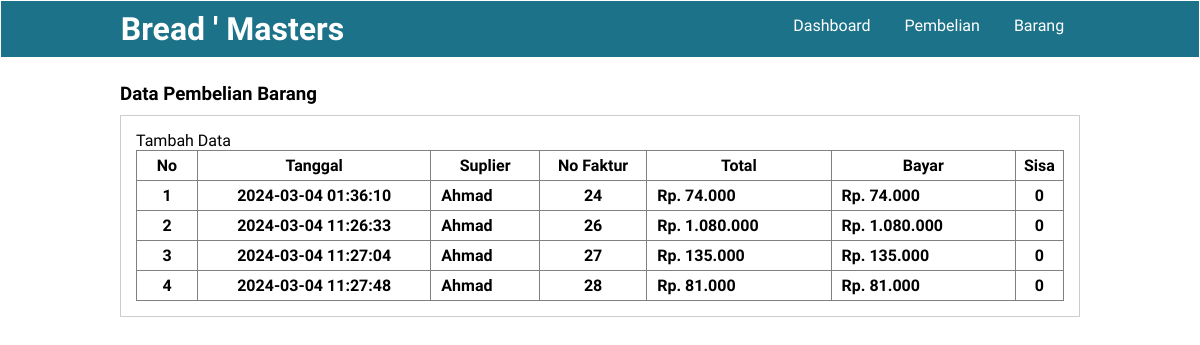
The page /pembelian.php (signed in) on the database as committed earlier.
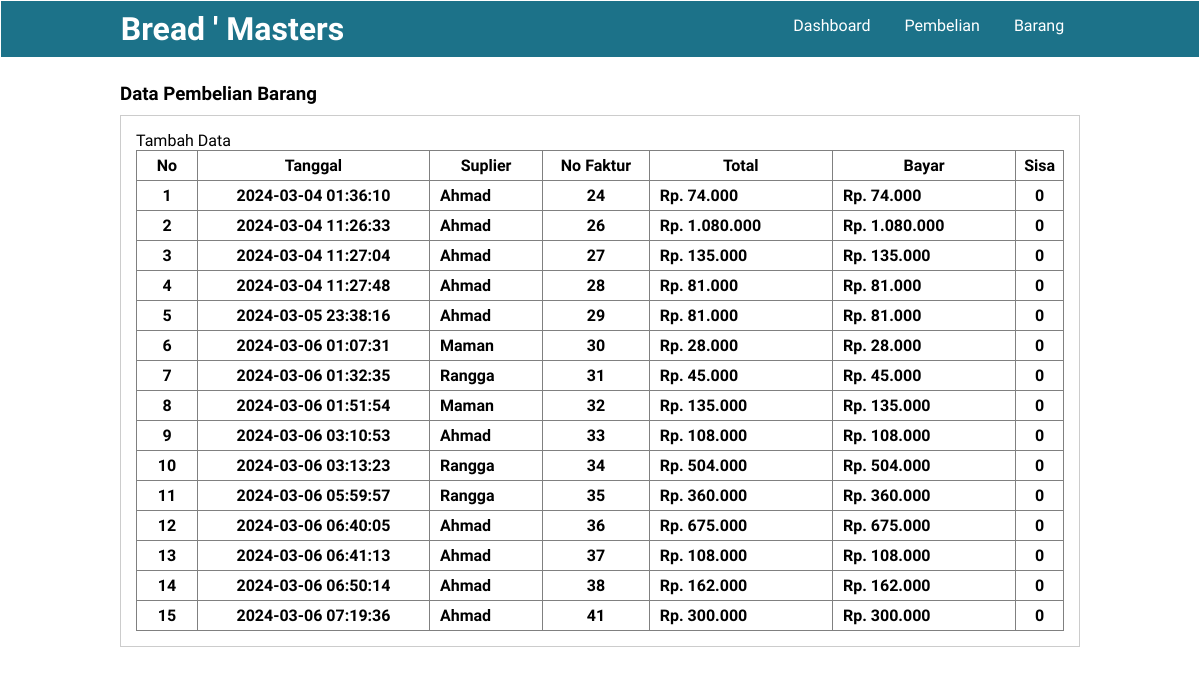
The same page on the database as committed later.
### tables this page shows
CREATE TABLE `pembelian` (
  `no_faktur` int(11) NOT NULL,
  `id_pembelian` int(11) NOT NULL,
  `id_toko` int(11) NOT NULL,
  `id_user` int(11) NOT NULL,
  `tanggal_pembelian` date NOT NULL,
  `qty` int(11) NOT NULL,
  `id_suplier` varchar(255) NOT NULL,
  `total` int(11) NOT NULL,
  `bayar` int(11) NOT NULL,
  `sisa` int(11) NOT NULL,
  `keterangan` varchar(100) NOT NULL,
  `created_at` timestamp NOT NULL DEFAULT current_timestamp() ON UPDATE current_timestamp()
);

### pembelian.php (the view, shortened to what this page needs)
<?php
     include "koneksi.php";
    $query = mysqli_query($conn,'SELECT * FROM pembelian');
?>
<!DOCTYPE html>
<html lang="en">
<head>
    <link rel="stylesheet" href="dekorasi.css">
</head>
<body>
    <header>
        <div class="container">
        <h1>Bread ' Masters</h1>
        <ul>
            <li><a href="dashboard.php">Dashboard</a></li>
            <li><a href="pembelian.php">Pembelian</a></li>
            <li><a href="data_barang.php">Barang</a></li>
        </ul>
        </div>
    </header>
    <div class="section">
        <div class="container">
            <h3>Data Pembelian Barang</h3>
            <div class="box">
                <p><a href="tambah_pembelian.php">Tambah Data</a></p>
                <table border="1" cellspacing="0" class="table">
                    <thead>
                        <tr>
                            <th width="60px">No</th>
                            <th>Tanggal</th>
                            <th>Suplier</th>
                            <th>No Faktur</th>
                            <th>Total</th>
                            <th>Bayar</th>
                            <th>Sisa</th>
                        </tr>
                    </thead>
                    <tbody>
                    <?php
                    $no = 1;
                    while($pembelian = mysqli_fetch_assoc($query)):?>
                        <tr>
                        <th><?php echo $no++ ?></th>
                        <th><?php echo $pembelian["created_at"] ?></th>
                        <td style="font-weight:600;"><?php echo $pembelian["id_suplier"] ?></td>
                        <th><?php echo $pembelian["no_faktur"] ?></th>
                        <td style="font-weight:600;">Rp. <?= number_format($pembelian["total"], 0, ', ', '.')  ?></td>
                        <td style="font-weight:600;">Rp. <?= number_format($pembelian["bayar"], 0, ', ', '.')  ?></td>
                        <th><?php echo $pembelian["sisa"] ?></th>
                        </tr>
                    <?php endwhile ?>
</tbody>
</body>
</html>

Rows that differ between the two databases and show on the page:
added pembelian: created_at "2024-03-05 23:38:16", id_suplier "Ahmad", no_faktur "29", total "81.000", bayar "81.000", sisa "0"
added pembelian: created_at "2024-03-06 01:07:31", id_suplier "Maman", no_faktur "30", total "28.000", bayar "28.000", sisa "0"
added pembelian: created_at "2024-03-06 01:32:35", id_suplier "Rangga", no_faktur "31", total "45.000", bayar "45.000", sisa "0"
added pembelian: created_at "2024-03-06 01:51:54", id_suplier "Maman", no_faktur "32", total "135.000", bayar "135.000", sisa "0"
added pembelian: created_at "2024-03-06 03:10:53", id_suplier "Ahmad", no_faktur "33", total "108.000", bayar "108.000", sisa "0"
added pembelian: created_at "2024-03-06 03:13:23", id_suplier "Rangga", no_faktur "34", total "504.000", bayar "504.000", sisa "0"
added pembelian: created_at "2024-03-06 05:59:57", id_suplier "Rangga", no_faktur "35", total "360.000", bayar "360.000", sisa "0"
added pembelian: created_at "2024-03-06 06:40:05", id_suplier "Ahmad", no_faktur "36", total "675.000", bayar "675.000", sisa "0"
added pembelian: created_at "2024-03-06 06:41:13", id_suplier "Ahmad", no_faktur "37", total "108.000", bayar "108.000", sisa "0"
added pembelian: created_at "2024-03-06 06:50:14", id_suplier "Ahmad", no_faktur "38", total "162.000", bayar "162.000", sisa "0"
added pembelian: created_at "2024-03-06 07:19:36", id_suplier "Ahmad", no_faktur "41", total "300.000", bayar "300.000", sisa "0"
